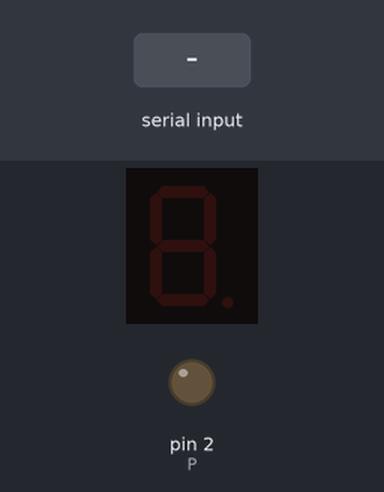
A sketch run on a simulated Arduino Uno, built with avr-gcc and run on an emulated ATmega328P. Parts: 1-digit seven-segment display, output pins drawn as LEDs (lit = HIGH). Wiring (inferred from the names in the program): 1-digit 7-segment display, segments lit when HIGH: segments pin 10, pin 11, pin 3, pin 4, pin 5, pin 9, pin 8. The inputs (shaded band) are chosen by the test bench. The segment pins are drawn as the display they are named for; pins used as bus, display or sensor lines are not drawn.

Above: at 1.2 s.
1.3 s: "90,45\n" received over Serial
At 4.2 s:
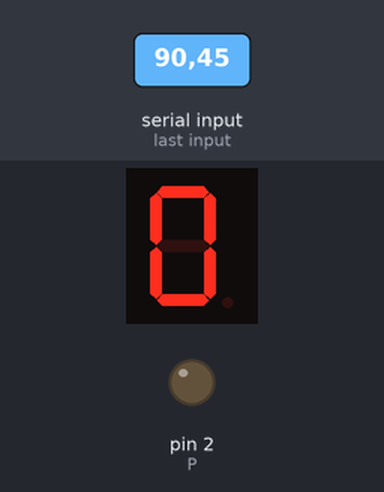
4.3 s: "1\n" received over Serial
At 6.4 s:
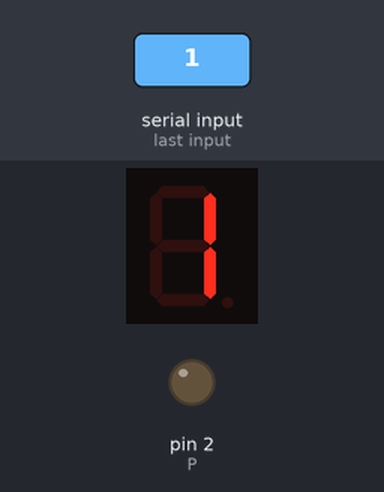
7.3 s: "2\n" received over Serial
At 9.1 s:
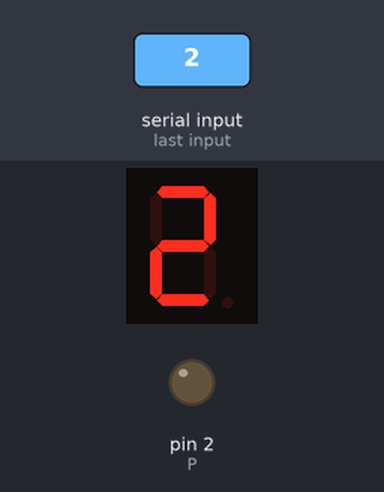
9.4 s: "3\n" received over Serial
At 10.7 s:
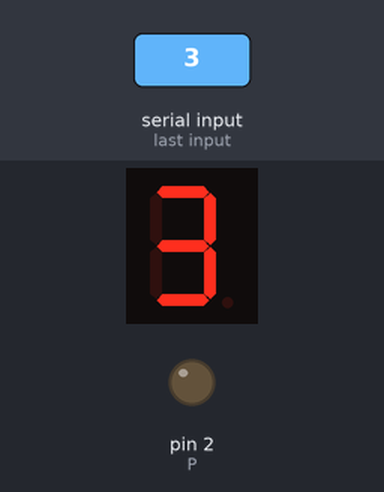
11.4 s: "4\n" received over Serial
At 12.2 s:
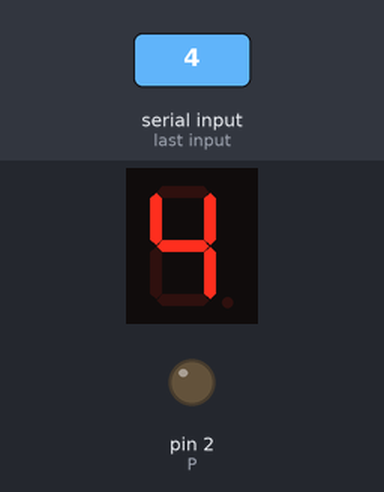
13.4 s: "5\n" received over Serial
At 14.9 s:
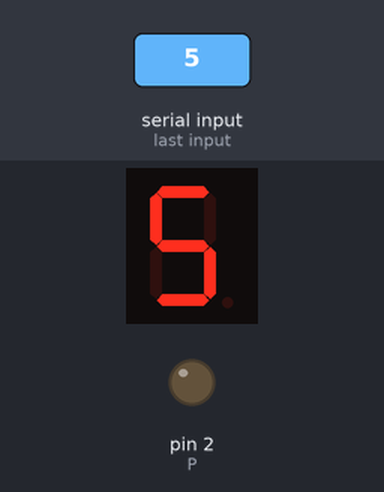
Timing chart, 0 to 16.4 s (numbered marks = the images above; inputs shaded):
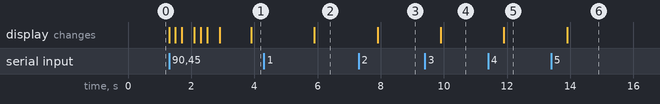

Measured:
- after the input at 1.3 s, the display: first changes at once (image 1 shows a later state)
- after the input at 4.3 s, the display: changes after 1.6 s (image 2)
- after the input at 7.3 s, the display: changes after 0.60 s (image 3)
- after the input at 9.4 s, the display: changes after 0.50 s (image 4)
- after the input at 11.4 s, the display: changes after 0.50 s (image 5)
- after the input at 13.4 s, the display: changes after 0.50 s (image 6)

The sketch:

Primer_Parcial.ino
```cpp
int Display;

int E = 5;
int D = 4;
int C = 3;
int P = 2;

int G = 8;
int F = 9;
int A = 10;
int B = 11;

void setup() {
  Serial.begin(9600);
  pinMode(G, OUTPUT);
  pinMode(F, OUTPUT);
  pinMode(A, OUTPUT);
  pinMode(B, OUTPUT);
  pinMode(E, OUTPUT);
  pinMode(D, OUTPUT);
  pinMode(C, OUTPUT);
  pinMode(P, OUTPUT);
}

void loop() {
  if (Serial.available()) {
    Display = Serial.parseInt();
    if (Display == 0) {
      Cero();
      delay(2000);
    } else if (Display == 1) {
      Uno();
      delay(2000);
    } else if (Display == 2) {
      Dos();
      delay(2000);
    } else if (Display == 3) {
      Tres();
      delay(2000);
    } else if (Display == 4) {
      Cuatro();
      delay(2000);
    } else if (Display == 5) {
      Cinco();
      delay(2000);
    } else if (Display == 6) {
      Seis();
      delay(2000);
    } else if (Display == 7) {
      Siete();
      delay(2000);
    } else if (Display == 8) {
      Ocho();
      delay(2000);
    } else if (Display == 9) {
      Nueve();
      delay(2000);
    } else if (Display == 10) {
      LetraA();
      delay(2000);
    } else if (Display == 11) {
      LetraB();
      delay(2000);
    } else if (Display == 12) {
      LetraC();
      delay(2000);
    } else if (Display == 13) {
      LetraD();
      delay(2000);
    } else if (Display == 14) {
      LetraE();
      delay(2000);
    } else if (Display == 15) {
      LetraF();
      delay(2000);
    } else if ((Display < 0) || (Display > 15)) {
      Ocho();
      delay(200);
      Apagado();
      delay(200);
      Ocho();
      delay(200);
      Apagado();
      Ocho();
      delay(200);
      Apagado();
    }
  }
}

void Cero() {
  digitalWrite(G, LOW);
  digitalWrite(F, HIGH);
  digitalWrite(A, HIGH);
  digitalWrite(B, HIGH);
  digitalWrite(E, HIGH);
  digitalWrite(D, HIGH);
  digitalWrite(C, HIGH);
  digitalWrite(P, LOW);
}

void Uno() {
  digitalWrite(G, LOW);
  digitalWrite(F, LOW);
  digitalWrite(A, LOW);
  digitalWrite(B, HIGH);
  digitalWrite(E, LOW);
  digitalWrite(D, LOW);
  digitalWrite(C, HIGH);
  digitalWrite(P, LOW);
}

void Dos() {
  digitalWrite(G, HIGH);
  digitalWrite(F, LOW);
  digitalWrite(A, HIGH);
  digitalWrite(B, HIGH);
  digitalWrite(E, HIGH);
  digitalWrite(D, HIGH);
  digitalWrite(C, LOW);
  digitalWrite(P, LOW);
}

void Tres() {
  digitalWrite(G, HIGH);
  digitalWrite(F, LOW);
  digitalWrite(A, HIGH);
  digitalWrite(B, HIGH);
  digitalWrite(E, LOW);
  digitalWrite(D, HIGH);
  digitalWrite(C, HIGH);
  digitalWrite(P, LOW);
}

void Cuatro() {
  digitalWrite(G, HIGH);
  digitalWrite(F, HIGH);
  digitalWrite(A, LOW);
  digitalWrite(B, HIGH);
  digitalWrite(E, LOW);
  digitalWrite(D, LOW);
  digitalWrite(C, HIGH);
  digitalWrite(P, LOW);
}

void Cinco() {
  digitalWrite(G, HIGH);
  digitalWrite(F, HIGH);
  digitalWrite(A, HIGH);
  digitalWrite(B, LOW);
  digitalWrite(E, LOW);
  digitalWrite(D, HIGH);
  digitalWrite(C, HIGH);
  digitalWrite(P, LOW);
}

void Seis() {
  digitalWrite(G, HIGH);
  digitalWrite(F, HIGH);
  digitalWrite(A, LOW);
  digitalWrite(B, LOW);
  digitalWrite(E, HIGH);
  digitalWrite(D, HIGH);
  digitalWrite(C, HIGH);
  digitalWrite(P, LOW);
}

void Siete() {
  digitalWrite(G, HIGH);
  digitalWrite(F, LOW);
  digitalWrite(A, HIGH);
  digitalWrite(B, HIGH);
  digitalWrite(E, LOW);
  digitalWrite(D, LOW);
  digitalWrite(C, HIGH);
  digitalWrite(P, LOW);
}

void Ocho() {
  digitalWrite(G, HIGH);
  digitalWrite(F, HIGH);
  digitalWrite(A, HIGH);
  digitalWrite(B, HIGH);
  digitalWrite(E, HIGH);
  digitalWrite(D, HIGH);
  digitalWrite(C, HIGH);
  digitalWrite(P, LOW);
}

void Nueve() {
  digitalWrite(G, HIGH);
  digitalWrite(F, HIGH);
  digitalWrite(A, HIGH);
  digitalWrite(B, HIGH);
  digitalWrite(E, LOW);
  digitalWrite(D, LOW);
  digitalWrite(C, HIGH);
  digitalWrite(P, LOW);
}

void LetraA() {
  digitalWrite(G, HIGH);
  digitalWrite(F, HIGH);
  digitalWrite(A, HIGH);
  digitalWrite(B, HIGH);
  digitalWrite(E, HIGH);
  digitalWrite(D, LOW);
  digitalWrite(C, HIGH);
  digitalWrite(P, LOW);
}

void LetraB() {
  digitalWrite(G, HIGH);
  digitalWrite(F, HIGH);
  digitalWrite(A, LOW);
  digitalWrite(B, LOW);
  digitalWrite(E, HIGH);
  digitalWrite(D, HIGH);
  digitalWrite(C, HIGH);
  digitalWrite(P, LOW);
}

void LetraC() {
  digitalWrite(G, LOW);
  digitalWrite(F, HIGH);
  digitalWrite(A, HIGH);
  digitalWrite(B, LOW);
  digitalWrite(E, HIGH);
  digitalWrite(D, HIGH);
  digitalWrite(C, LOW);
  digitalWrite(P, LOW);
}

void LetraD() {
  digitalWrite(G, HIGH);
  digitalWrite(F, LOW);
  digitalWrite(A, LOW);
  digitalWrite(B, HIGH);
  digitalWrite(E, HIGH);
  digitalWrite(D, HIGH);
  digitalWrite(C, HIGH);
  digitalWrite(P, LOW);
}

void LetraE() {
  digitalWrite(G, HIGH);
  digitalWrite(F, HIGH);
  digitalWrite(A, HIGH);
  digitalWrite(B, LOW);
  digitalWrite(E, HIGH);
  digitalWrite(D, HIGH);
  digitalWrite(C, LOW);
  digitalWrite(P, LOW);
}

void LetraF() {
  digitalWrite(G, HIGH);
  digitalWrite(F, HIGH);
  digitalWrite(A, HIGH);
  digitalWrite(B, LOW);
  digitalWrite(E, HIGH);
  digitalWrite(D, LOW);
  digitalWrite(C, LOW);
  digitalWrite(P, LOW);
}

void Apagado() {
  digitalWrite(G, LOW);
  digitalWrite(F, LOW);
  digitalWrite(A, LOW);
  digitalWrite(B, LOW);
  digitalWrite(E, LOW);
  digitalWrite(D, LOW);
  digitalWrite(C, LOW);
  digitalWrite(P, LOW);
}
```
